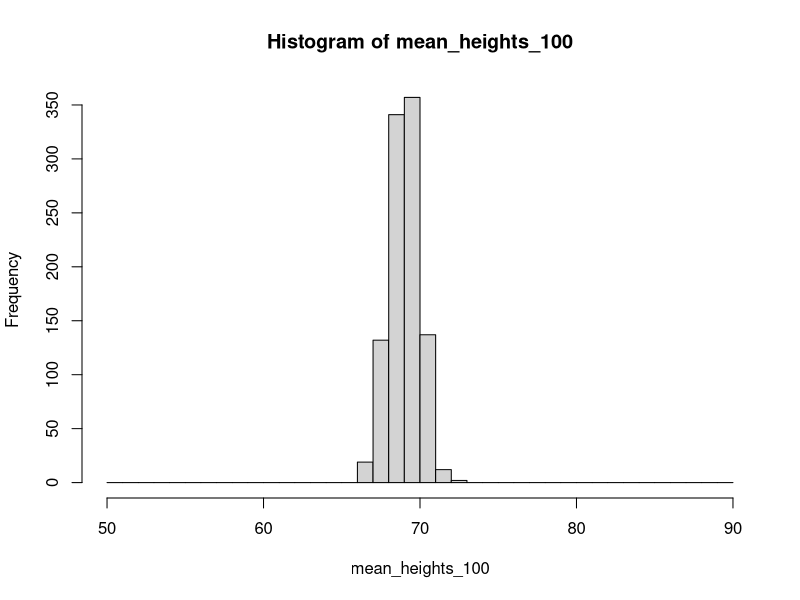
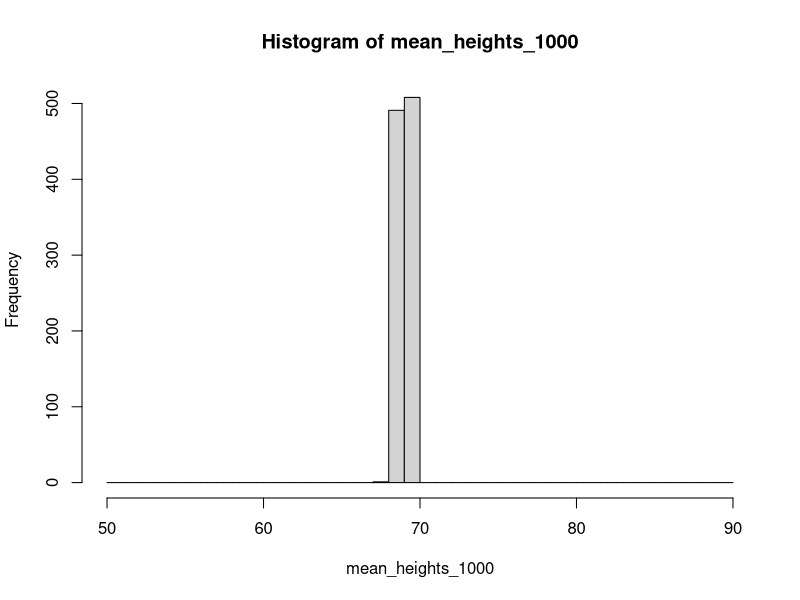
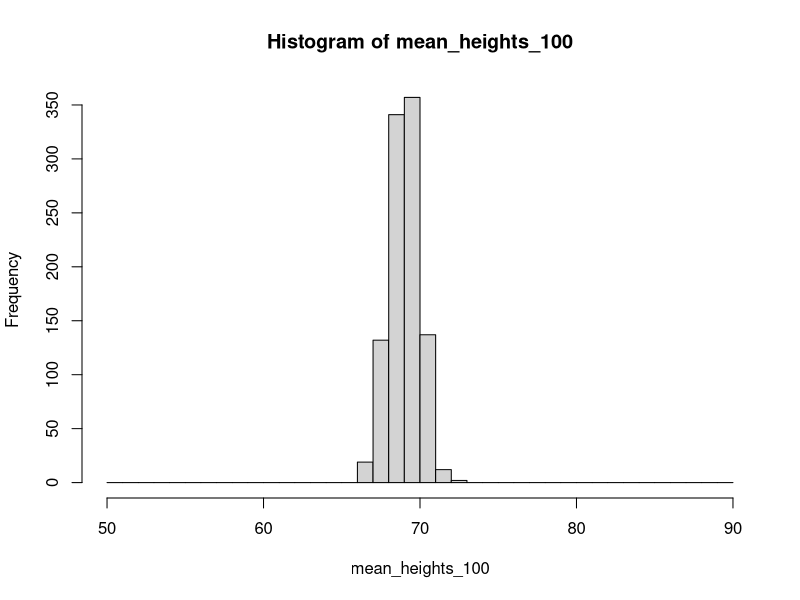
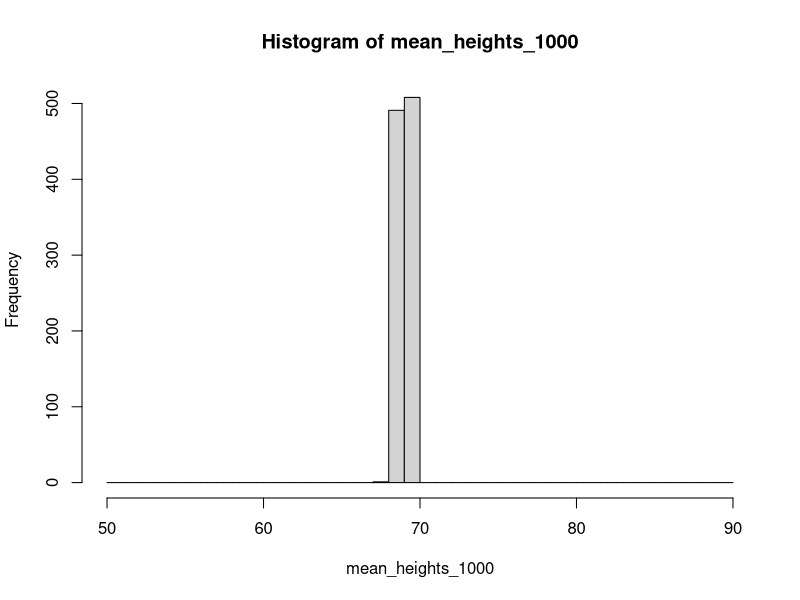
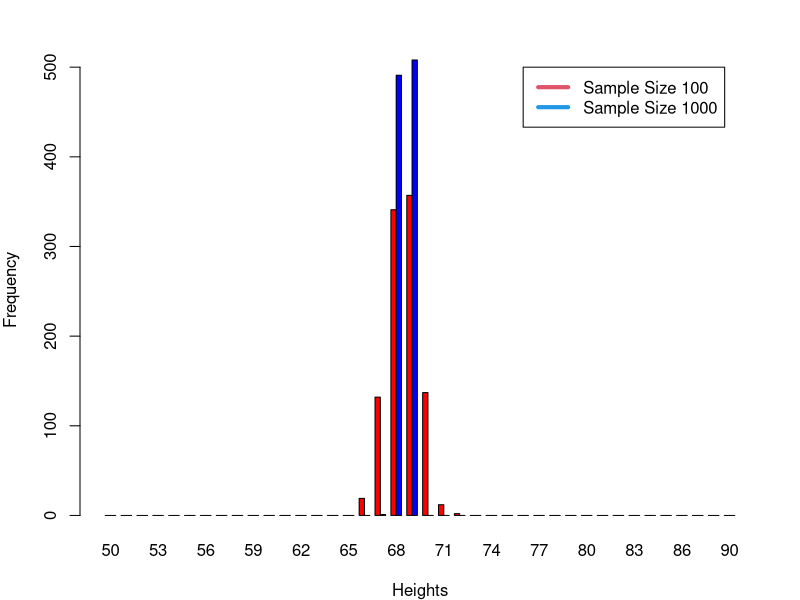
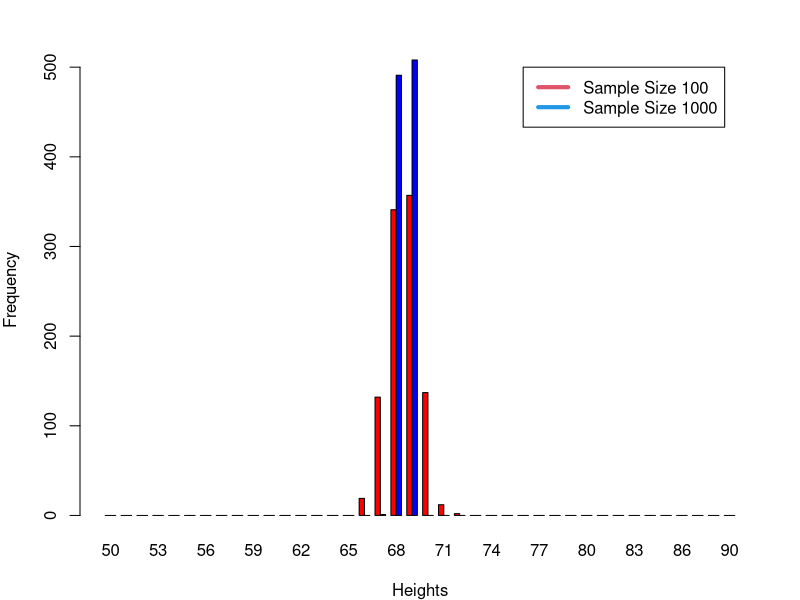

Source code (R) for these figures, in order:
# Plotting Exercise 1

#1.) 
get_heights<- function(n=100){ #Here the defult argument for n is a sample of 100, but if type in a different number for the function argument it will sample that number 
  heights <-  rnorm(n, mean=69, sd = 10)
  return(heights)
}
get_heights()

#2.)
get_heights<- function(n=100){
  heights <-  rnorm(n, mean=69, sd = 10)
  mean(heights)
}
get_heights()

#3.)
get_heights<- function(n=100){
  heights <-  rnorm(n, mean=69, sd = 10)
  return(mean(heights))
}
get_heights()

#4.) 
mean_heights_100 <- rep(NA, 1000)
for (x in 1:1000){ 
  mean_heights_100[x] <- get_heights()
}
mean_heights_100

#5.) 
mean_heights_1000 <- rep(NA, 1000)
for (x in 1:1000){ 
  mean_heights_1000[x] <- get_heights(1000)
}
mean_heights_1000

#6.)

bins<-seq(50,90,by=1)
hist(mean_heights_100,breaks=bins)$breaks

hist(mean_heights_1000,breaks=bins)$breaks

counts_100<-hist(mean_heights_100,breaks=bins)$counts
counts_1000<-hist(mean_heights_1000,breaks=bins)$counts

bins.name <- bins[-40]
par(mfrow=c(1,1), mar=c(4, 4, 3, 2)) #sets plotting area and margins
barplot(rbind(counts_100,counts_1000),col= c("red","blue"),beside=TRUE,xlab="Heights",ylab="Frequency", names.arg = bins.name)
legend(80,500,c("Sample Size 100","Sample Size 1000"),col=c(2,4),lwd=4)




jpeg("myplot2.jpg")
par(mfrow=c(1,1), mar=c(4, 4, 3, 2)) #sets plotting area and margins
barplot(rbind(counts_100,counts_1000),col= c("red","blue"),beside=TRUE,xlab="Heights",ylab="Frequency", names.arg = bins.name)
legend(80,500,c("Sample Size 100","Sample Size 1000"),col=c(2,4),lwd=4)
dev.off()






